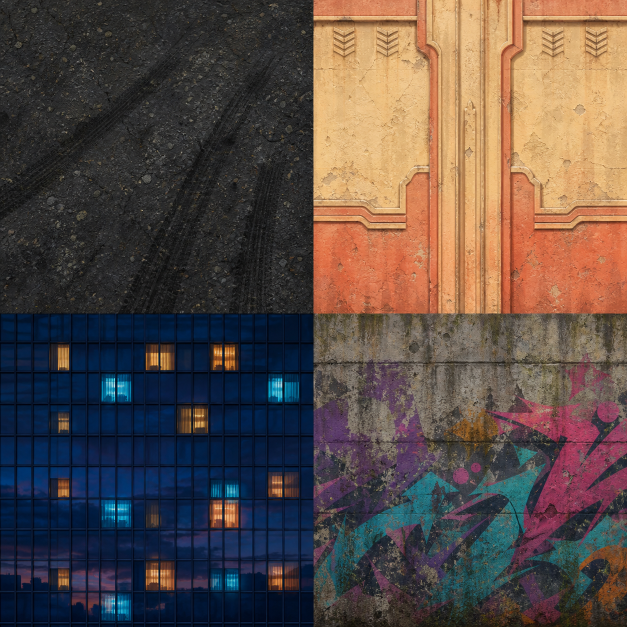
#> input picture projects/drift-los-angeles/assets/source/city-material-atlas.png, 1254 x 1254 px (shown at 1/2 size)
$ python -i visual_qa.py   (imports and definitions only)
#> lines starting #> are read from the running program, lines starting #| are printed output that depends on the picture
#!/usr/bin/env python3
# /// script
# requires-python = ">=3.10"
# dependencies = ["Pillow>=10,<13"]
# ///
"""Audit Drift Los Angeles art assets, hero-car geometry, and QA captures.

The checks are intentionally platform-facing rather than aesthetic theatre:
they protect the Dreamcast VRAM budget, the sports-car silhouette, material
coverage, readable 480p contrast, street-level detail, and visual separation
between district captures.  Subjective review still decides whether a frame is
good; this script makes it difficult to regress unnoticed between reviews.
"""

from __future__ import annotations

import argparse
import importlib.util
import json
import math
import re
import sys
from dataclasses import asdict, dataclass
from pathlib import Path
from statistics import mean, pstdev
from typing import Any

from PIL import Image, ImageDraw, ImageFilter, ImageOps, ImageStat


PROJECT_DIR = Path(__file__).resolve().parents[1]
MODEL_PATH = PROJECT_DIR / "model_data.h"
TEXTURE_TOOL_PATH = PROJECT_DIR / "tools" / "build_textures.py"
SOURCE_DIR = PROJECT_DIR / "assets" / "source"
HUD_BYTES = 512 * 256 * 2
VRAM_ART_BUDGET = 4 * 1024 * 1024


@dataclass
class CaptureMetrics:
    path: str
    width: int
    height: int
    luminance_mean: float
    luminance_stddev: float
    saturation_mean: float
    edge_energy: float
    street_edge_energy: float
    hero_readability_fraction: float
    crushed_black_fraction: float
    clipped_highlight_fraction: float
    palette_bins: int
    rgb_histogram: list[float]


# [140 lines left out: functions load_texture_specs, parse_model, audit_textures, channel_histogram, not called in this run]


def capture_metrics(path: Path) -> CaptureMetrics:
#> called with path = '../assets/source/city-material-atlas.png'
    with Image.open(path) as opened:
#> opened is the input picture: PIL image 1254x1254 RGB; mean R, G, B 89.1, 75.3, 69.8
        image = opened.convert("RGB")
    width, height = image.size
#> width = 1254; height = 1254
    analysis = ImageOps.fit(image, (320, 240), Image.Resampling.LANCZOS)
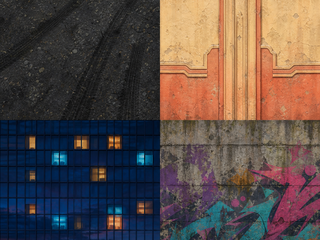
#> analysis: PIL image 320x240 RGB; mean R, G, B 90.8, 76.1, 71.2
    gray = ImageOps.grayscale(analysis)
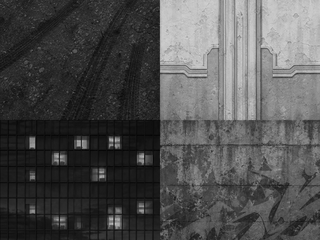
#> gray: PIL image 320x240 L; min 5, max 209, mean 80
#> (the run stopped early here; a loop or call above may not have finished)

$ run again, on projects/drift-los-angeles/assets/source/night-city-detail-atlas.png
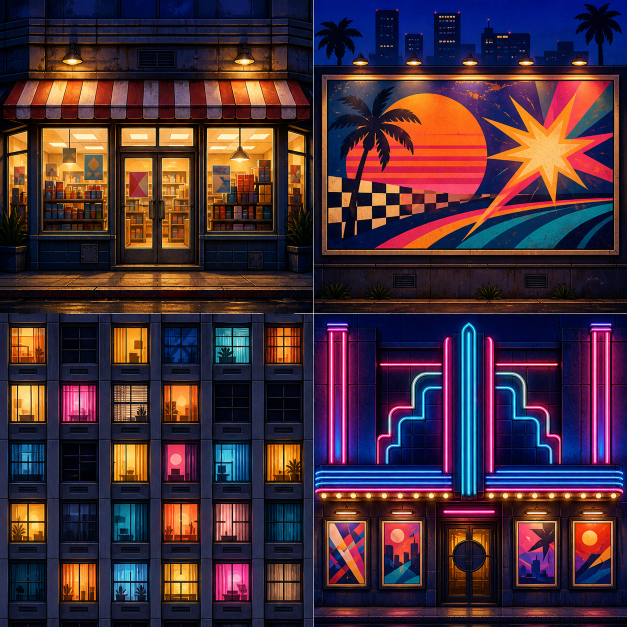
#> input picture projects/drift-los-angeles/assets/source/night-city-detail-atlas.png, 1254 x 1254 px (shown at 1/2 size)
#> in capture_metrics, opened is the input picture: PIL image 1254x1254 RGB; mean R, G, B 70, 46.1, 56.8
#> in capture_metrics, `analysis = ImageOps.fit(image, (320, 240), Image.Resampling.LANCZOS)`:
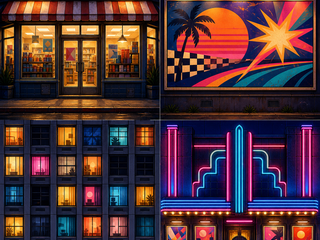
#> analysis: PIL image 320x240 RGB; mean R, G, B 79.8, 50.7, 56.4
#> in capture_metrics, `gray = ImageOps.grayscale(analysis)`:
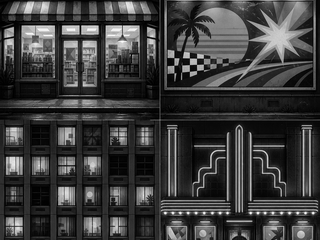
#> gray: PIL image 320x240 L; min 0, max 252, mean 60

$ run again, on projects/drift-los-angeles/assets/source/skyline-backdrop-v4.png
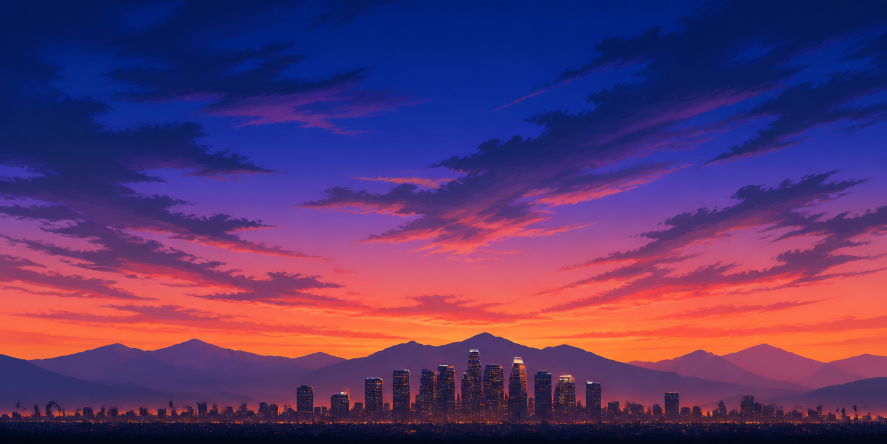
#> input picture projects/drift-los-angeles/assets/source/skyline-backdrop-v4.png, 1774 x 887 px (shown at 1/2 size)
#> in capture_metrics, opened is the input picture: PIL image 1774x887 RGB; mean R, G, B 90.4, 54.5, 108.3
#> in capture_metrics, `analysis = ImageOps.fit(image, (320, 240), Image.Resampling.LANCZOS)`:
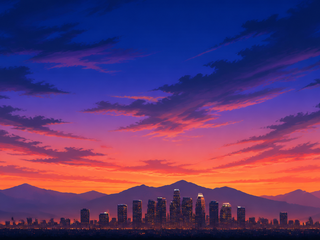
#> analysis: PIL image 320x240 RGB; mean R, G, B 92.3, 55.5, 110.8
#> in capture_metrics, `gray = ImageOps.grayscale(analysis)`:
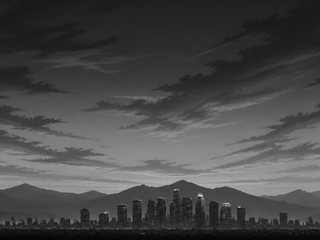
#> gray: PIL image 320x240 L; min 6, max 221, mean 72.8

$ run again, on projects/drift-los-angeles/assets/source/street-microdetail-v5.png
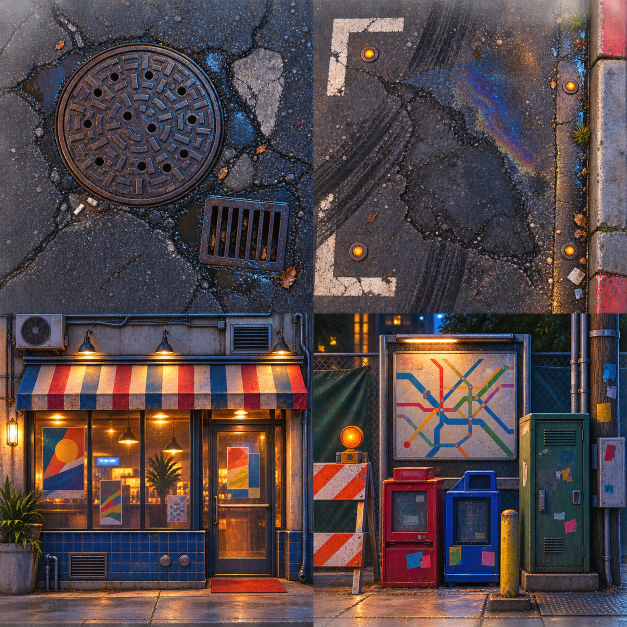
#> input picture projects/drift-los-angeles/assets/source/street-microdetail-v5.png, 1254 x 1254 px (shown at 1/2 size)
#> in capture_metrics, opened is the input picture: PIL image 1254x1254 RGBA; mean R, G, B, A 74.8, 59.3, 61.5, 239.6
#> in capture_metrics, `analysis = ImageOps.fit(image, (320, 240), Image.Resampling.LANCZOS)`:
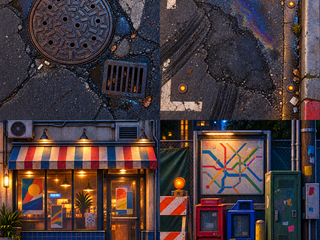
#> analysis: PIL image 320x240 RGB; mean R, G, B 73.5, 58.8, 60.3
#> in capture_metrics, `gray = ImageOps.grayscale(analysis)`:
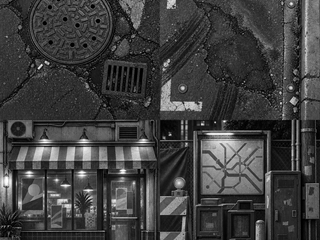
#> gray: PIL image 320x240 L; min 0, max 255, mean 63.4
